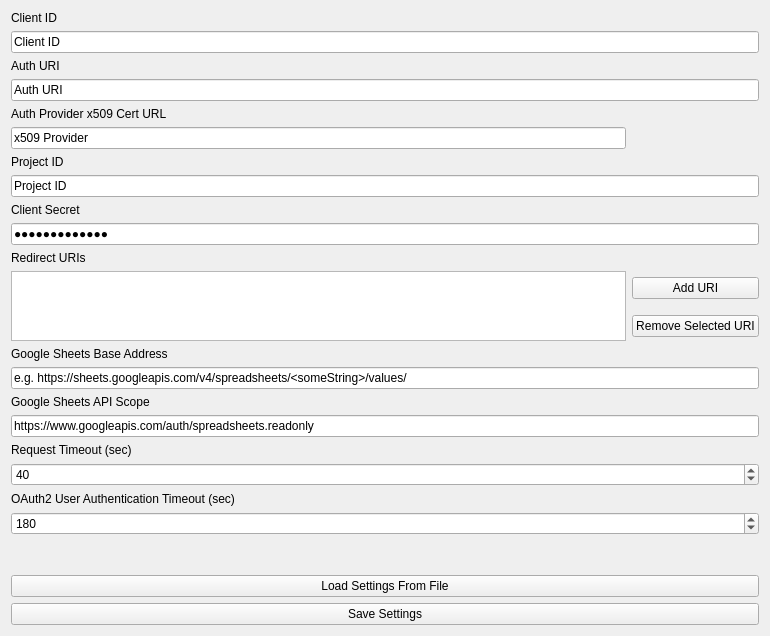
<?xml version="1.0" encoding="UTF-8"?>
<ui version="4.0">
 <class>MasterRouteSheetDataConfigWidget</class>
 <widget class="QWidget" name="MasterRouteSheetDataConfigWidget">
  <property name="geometry">
   <rect>
    <x>0</x>
    <y>0</y>
    <width>770</width>
    <height>636</height>
   </rect>
  </property>
  <property name="windowTitle">
   <string>Form</string>
  </property>
  <layout class="QGridLayout" name="gridLayout">
   <item row="0" column="0">
    <widget class="QLabel" name="clientIDLabel">
     <property name="text">
      <string>Client ID</string>
     </property>
    </widget>
   </item>
   <item row="1" column="0" colspan="2">
    <widget class="QLineEdit" name="clientIDLineEdit">
     <property name="text">
      <string>Client ID</string>
     </property>
    </widget>
   </item>
   <item row="2" column="0">
    <widget class="QLabel" name="authURILabel">
     <property name="text">
      <string>Auth URI</string>
     </property>
    </widget>
   </item>
   <item row="3" column="0" colspan="2">
    <widget class="QLineEdit" name="authURILineEdit">
     <property name="text">
      <string>Auth URI</string>
     </property>
    </widget>
   </item>
   <item row="4" column="0">
    <widget class="QLabel" name="x509Label">
     <property name="text">
      <string>Auth Provider x509 Cert URL</string>
     </property>
    </widget>
   </item>
   <item row="5" column="0">
    <widget class="QLineEdit" name="x509LineEdit">
     <property name="text">
      <string>x509 Provider</string>
     </property>
    </widget>
   </item>
   <item row="6" column="0">
    <widget class="QLabel" name="projectIDLabel">
     <property name="text">
      <string>Project ID</string>
     </property>
    </widget>
   </item>
   <item row="7" column="0" colspan="2">
    <widget class="QLineEdit" name="projectIDLineEdit">
     <property name="text">
      <string>Project ID</string>
     </property>
    </widget>
   </item>
   <item row="8" column="0">
    <widget class="QLabel" name="clientSecretLabel">
     <property name="text">
      <string>Client Secret</string>
     </property>
    </widget>
   </item>
   <item row="9" column="0" colspan="2">
    <widget class="QLineEdit" name="clientSecretLineEdit">
     <property name="text">
      <string>Client Secret</string>
     </property>
     <property name="echoMode">
      <enum>QLineEdit::Password</enum>
     </property>
    </widget>
   </item>
   <item row="10" column="0">
    <widget class="QLabel" name="redirectURILabel">
     <property name="text">
      <string>Redirect URIs</string>
     </property>
    </widget>
   </item>
   <item row="11" column="0" rowspan="2">
    <widget class="QListWidget" name="redirectURIListWidget"/>
   </item>
   <item row="11" column="1">
    <widget class="QPushButton" name="addRedirectURIPushButton">
     <property name="text">
      <string>Add URI</string>
     </property>
    </widget>
   </item>
   <item row="12" column="1">
    <widget class="QPushButton" name="removeSelectedRedirectURIPushButton">
     <property name="text">
      <string>Remove Selected URI</string>
     </property>
    </widget>
   </item>
   <item row="13" column="0">
    <widget class="QLabel" name="googleSheetsBaseAddrLabel">
     <property name="text">
      <string>Google Sheets Base Address</string>
     </property>
    </widget>
   </item>
   <item row="14" column="0" colspan="2">
    <widget class="QLineEdit" name="googleSheetsBaseAddrLineEdit">
     <property name="text">
      <string>e.g. https://sheets.googleapis.com/v4/spreadsheets/&lt;someString&gt;/values/</string>
     </property>
    </widget>
   </item>
   <item row="15" column="0">
    <widget class="QLabel" name="googleSheetsScopeLabel">
     <property name="text">
      <string>Google Sheets API Scope</string>
     </property>
    </widget>
   </item>
   <item row="16" column="0" colspan="2">
    <widget class="QLineEdit" name="googleSheetsScopeLineEdit">
     <property name="text">
      <string>https://www.googleapis.com/auth/spreadsheets.readonly</string>
     </property>
    </widget>
   </item>
   <item row="17" column="0" colspan="2">
    <widget class="QLabel" name="requestTimeoutLabel">
     <property name="text">
      <string>Request Timeout (sec)</string>
     </property>
    </widget>
   </item>
   <item row="18" column="0" colspan="2">
    <widget class="QSpinBox" name="requestTimeoutSpinBox">
     <property name="minimum">
      <number>1</number>
     </property>
     <property name="maximum">
      <number>9000</number>
     </property>
     <property name="value">
      <number>40</number>
     </property>
    </widget>
   </item>
   <item row="19" column="0">
    <widget class="QLabel" name="oauth2UserTimerout">
     <property name="text">
      <string>OAuth2 User Authentication Timeout (sec)</string>
     </property>
    </widget>
   </item>
   <item row="20" column="0" colspan="2">
    <widget class="QSpinBox" name="oauth2UserTimeoutSpinBox">
     <property name="minimum">
      <number>40</number>
     </property>
     <property name="maximum">
      <number>9001</number>
     </property>
     <property name="value">
      <number>180</number>
     </property>
    </widget>
   </item>
   <item row="21" column="0">
    <spacer name="verticalSpacer">
     <property name="orientation">
      <enum>Qt::Vertical</enum>
     </property>
     <property name="sizeHint" stdset="0">
      <size>
       <width>20</width>
       <height>41</height>
      </size>
     </property>
    </spacer>
   </item>
   <item row="22" column="0" colspan="2">
    <widget class="QPushButton" name="loadFromFilePushButton">
     <property name="text">
      <string>Load Settings From File</string>
     </property>
    </widget>
   </item>
   <item row="23" column="0" colspan="2">
    <widget class="QPushButton" name="saveSettingsPushButton">
     <property name="text">
      <string>Save Settings</string>
     </property>
    </widget>
   </item>
  </layout>
 </widget>
 <resources/>
 <connections/>
</ui>
